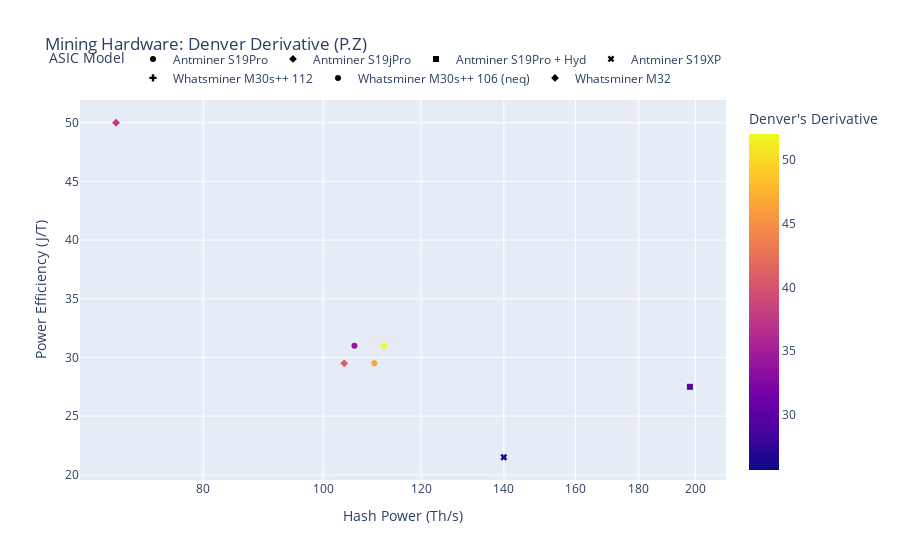

Notebook cell for this chart:
### Code cell
plt.figure( figsize = ( 50, 20))

x=miner_info_asics['Hash Power (Th/s)']
y=miner_info_asics['Power Efficiency (J/T)']
z=miner_info_asics["Denver's Derivative"]
sym=miner_info_asics['ASIC Model']
import plotly.express as px
fig = px.scatter(miner_info_asics, x, y,z,symbol=sym, log_x=True, title='Mining Hardware: Denver Derivative (P.Z)')
fig.update_layout(legend=dict(
    orientation="h",
    yanchor="bottom",
    y=1.02,
    xanchor="right",
    x=1
))
fig.show()

### Figure 1 — Plotly figure (JSON) as saved in the notebook; plotly's stock layout.template omitted (floating-point values rounded to 4 significant figures)
{"data": [{"hovertemplate": "ASIC Model=Antminer S19Pro<br>Hash Power (Th/s)=%{x}<br>Power Efficiency (J/T)=%{y}<br>Denver's Derivative=%{marker.color}<extra></extra>", "legendgroup": "Antminer S19Pro", "marker": {"color": [46.37], "coloraxis": "coloraxis", "symbol": "circle"}, "mode": "markers", "name": "Antminer S19Pro", "orientation": "v", "showlegend": true, "type": "scatter", "x": [110], "xaxis": "x", "y": [29.5], "yaxis": "y"}, {"hovertemplate": "ASIC Model=Antminer S19jPro<br>Hash Power (Th/s)=%{x}<br>Power Efficiency (J/T)=%{y}<br>Denver's Derivative=%{marker.color}<extra></extra>", "legendgroup": "Antminer S19jPro", "marker": {"color": [40.81], "coloraxis": "coloraxis", "symbol": "diamond"}, "mode": "markers", "name": "Antminer S19jPro", "orientation": "v", "showlegend": true, "type": "scatter", "x": [104], "xaxis": "x", "y": [29.5], "yaxis": "y"}, {"hovertemplate": "ASIC Model=Antminer S19Pro + Hyd<br>Hash Power (Th/s)=%{x}<br>Power Efficiency (J/T)=%{y}<br>Denver's Derivative=%{marker.color}<extra></extra>", "legendgroup": "Antminer S19Pro + Hyd", "marker": {"color": [30.12], "coloraxis": "coloraxis", "symbol": "square"}, "mode": "markers", "name": "Antminer S19Pro + Hyd", "orientation": "v", "showlegend": true, "type": "scatter", "x": [198], "xaxis": "x", "y": [27.5], "yaxis": "y"}, {"hovertemplate": "ASIC Model=Antminer S19XP<br>Hash Power (Th/s)=%{x}<br>Power Efficiency (J/T)=%{y}<br>Denver's Derivative=%{marker.color}<extra></extra>", "legendgroup": "Antminer S19XP", "marker": {"color": [25.71], "coloraxis": "coloraxis", "symbol": "x"}, "mode": "markers", "name": "Antminer S19XP", "orientation": "v", "showlegend": true, "type": "scatter", "x": [140], "xaxis": "x", "y": [21.5], "yaxis": "y"}, {"hovertemplate": "ASIC Model=Whatsminer M30s++ 112<br>Hash Power (Th/s)=%{x}<br>Power Efficiency (J/T)=%{y}<br>Denver's Derivative=%{marker.color}<extra></extra>", "legendgroup": "Whatsminer M30s++ 112", "marker": {"color": [51.99], "coloraxis": "coloraxis", "symbol": "cross"}, "mode": "markers", "name": "Whatsminer M30s++ 112", "orientation": "v", "showlegend": true, "type": "scatter", "x": [112], "xaxis": "x", "y": [31], "yaxis": "y"}, {"hovertemplate": "ASIC Model=Whatsminer M30s++ 106 (neq)<br>Hash Power (Th/s)=%{x}<br>Power Efficiency (J/T)=%{y}<br>Denver's Derivative=%{marker.color}<extra></extra>", "legendgroup": "Whatsminer M30s++ 106 (neq)", "marker": {"color": [34.13], "coloraxis": "coloraxis", "symbol": "circle"}, "mode": "markers", "name": "Whatsminer M30s++ 106 (neq)", "orientation": "v", "showlegend": true, "type": "scatter", "x": [106], "xaxis": "x", "y": [31], "yaxis": "y"}, {"hovertemplate": "ASIC Model=Whatsminer M32<br>Hash Power (Th/s)=%{x}<br>Power Efficiency (J/T)=%{y}<br>Denver's Derivative=%{marker.color}<extra></extra>", "legendgroup": "Whatsminer M32", "marker": {"color": [37.69], "coloraxis": "coloraxis", "symbol": "diamond"}, "mode": "markers", "name": "Whatsminer M32", "orientation": "v", "showlegend": true, "type": "scatter", "x": [68], "xaxis": "x", "y": [50], "yaxis": "y"}], "layout": {"coloraxis": {"colorbar": {"title": {"text": "Denver's Derivative"}}, "colorscale": [[0, "#0d0887"], [0.1111, "#46039f"], [0.2222, "#7201a8"], [0.3333, "#9c179e"], [0.4444, "#bd3786"], [0.5556, "#d8576b"], [0.6667, "#ed7953"], [0.7778, "#fb9f3a"], [0.8889, "#fdca26"], [1, "#f0f921"]]}, "legend": {"orientation": "h", "title": {"text": "ASIC Model"}, "tracegroupgap": 0, "x": 1, "xanchor": "right", "y": 1.02, "yanchor": "bottom"}, "title": {"text": "Mining Hardware: Denver Derivative (P.Z)"}, "xaxis": {"anchor": "y", "domain": [0, 1], "title": {"text": "Hash Power (Th/s)"}, "type": "log"}, "yaxis": {"anchor": "x", "domain": [0, 1], "title": {"text": "Power Efficiency (J/T)"}}}}
